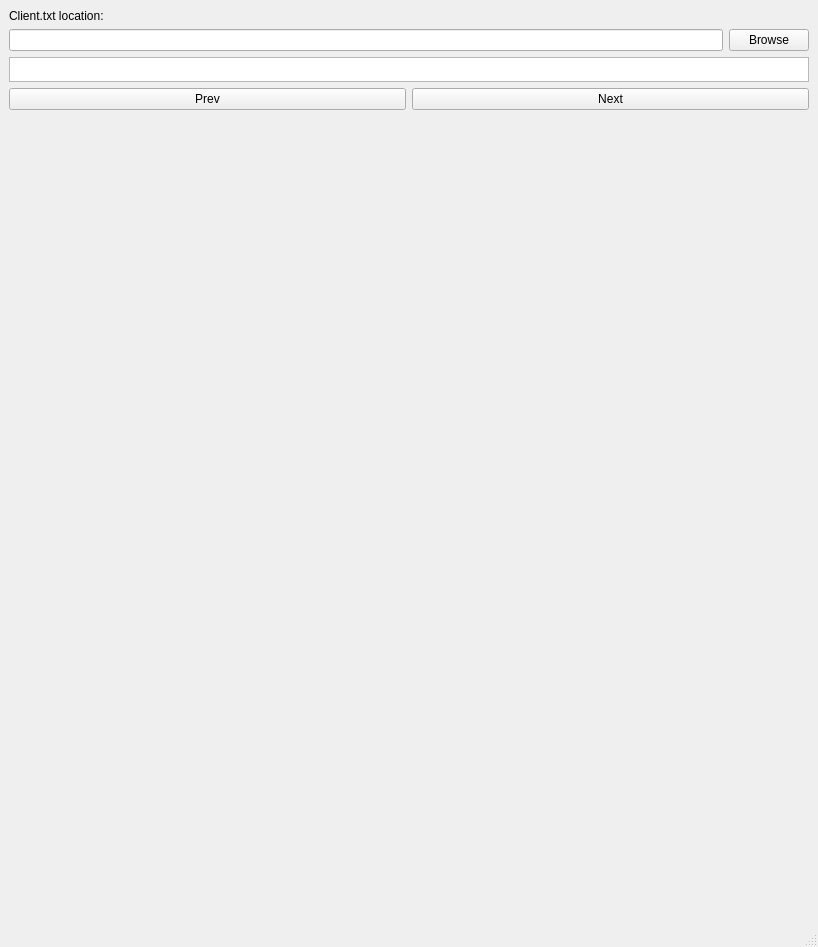
<?xml version="1.0" encoding="UTF-8"?>
<ui version="4.0">
 <class>MainWindow</class>
 <widget class="QMainWindow" name="MainWindow">
  <property name="geometry">
   <rect>
    <x>0</x>
    <y>0</y>
    <width>800</width>
    <height>600</height>
   </rect>
  </property>
  <property name="windowTitle">
   <string>MainWindow</string>
  </property>
  <widget class="QWidget" name="centralwidget">
   <layout class="QVBoxLayout" name="verticalLayout">
    <item>
     <widget class="QLabel" name="label">
      <property name="maximumSize">
       <size>
        <width>16777215</width>
        <height>100</height>
       </size>
      </property>
      <property name="text">
       <string>Client.txt location:</string>
      </property>
     </widget>
    </item>
    <item>
     <layout class="QHBoxLayout" name="horizontalLayout_4">
      <item>
       <widget class="QLineEdit" name="filePathLineEdit"/>
      </item>
      <item>
       <widget class="QPushButton" name="chooseFileButton">
        <property name="text">
         <string>Browse</string>
        </property>
       </widget>
      </item>
     </layout>
    </item>
    <item>
     <widget class="QPlainTextEdit" name="textEdit">
      <property name="minimumSize">
       <size>
        <width>0</width>
        <height>25</height>
       </size>
      </property>
      <property name="maximumSize">
       <size>
        <width>16777215</width>
        <height>25</height>
       </size>
      </property>
     </widget>
    </item>
    <item>
     <layout class="QHBoxLayout" name="horizontalLayout">
      <property name="spacing">
       <number>6</number>
      </property>
      <item>
       <widget class="QPushButton" name="btnPrevious">
        <property name="text">
         <string>Prev</string>
        </property>
       </widget>
      </item>
      <item>
       <widget class="QPushButton" name="btnNext">
        <property name="text">
         <string>Next</string>
        </property>
       </widget>
      </item>
     </layout>
    </item>
    <item alignment="Qt::AlignmentFlag::AlignHCenter|Qt::AlignmentFlag::AlignVCenter">
     <widget class="QLabel" name="imageLabel">
      <property name="minimumSize">
       <size>
        <width>800</width>
        <height>800</height>
       </size>
      </property>
      <property name="acceptDrops">
       <bool>false</bool>
      </property>
      <property name="autoFillBackground">
       <bool>false</bool>
      </property>
      <property name="styleSheet">
       <string notr="true"/>
      </property>
      <property name="frameShape">
       <enum>QFrame::Shape::Panel</enum>
      </property>
      <property name="lineWidth">
       <number>0</number>
      </property>
      <property name="midLineWidth">
       <number>0</number>
      </property>
      <property name="text">
       <string/>
      </property>
      <property name="scaledContents">
       <bool>true</bool>
      </property>
     </widget>
    </item>
   </layout>
  </widget>
  <widget class="QMenuBar" name="menubar">
   <property name="geometry">
    <rect>
     <x>0</x>
     <y>0</y>
     <width>800</width>
     <height>18</height>
    </rect>
   </property>
  </widget>
  <widget class="QStatusBar" name="statusbar"/>
 </widget>
 <resources/>
 <connections/>
</ui>
